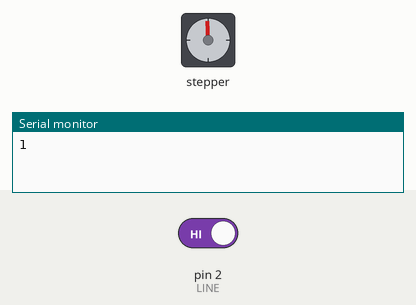
Bench run of a sketch on a simulated Arduino Uno, built with avr-gcc and run on an emulated ATmega328P. Parts: stepper motor, the last lines printed to the serial monitor. The inputs (shaded band) are chosen by the test bench; at power-on: pin 2 (LINE) HIGH. Stepper angles assume 2048 steps per turn.

Above: at 0.15 s.
At 16.9 s:
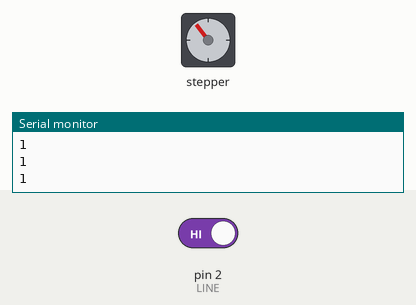
17.0 s: pin 2 (LINE) driven LOW
At 22.7 s:
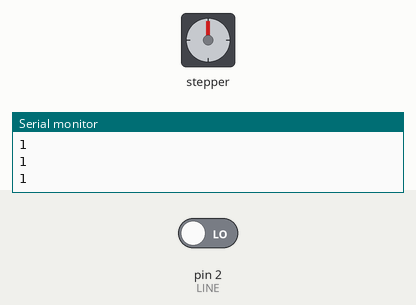
Timing chart, 0 to 31.0 s (numbered marks = the images above; inputs shaded):
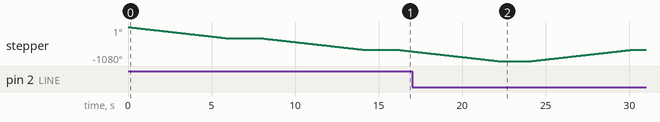

Measured:
- by itself, stepper: turns 360° counter-clockwise in 6.0 s, then 360° counter-clockwise in 6.0 s, then 54° counter-clockwise in 0.89 s

The sketch:

DoLine_DongCoBuoc.ino
```cpp
#include <Stepper.h>
#define LINE 2

const int stepsPerRevolution = 2048;
Stepper myStepper(stepsPerRevolution, 3, 5, 4, 6);

int val = 0;

void setup() {
  myStepper.setSpeed(10);
  Serial.begin(9600);
}

void loop() {
  val = digitalRead(LINE);
  Serial.println(val);
  if(val == 0){
    myStepper.step(stepsPerRevolution);
    delay(2000);
  }
  else{
    myStepper.step(-stepsPerRevolution);
    delay(2000);
  }
}
```
